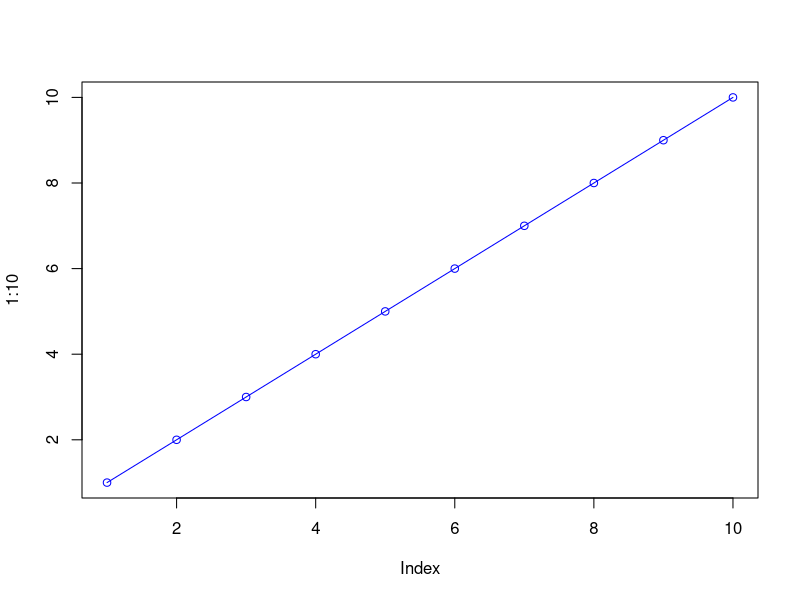
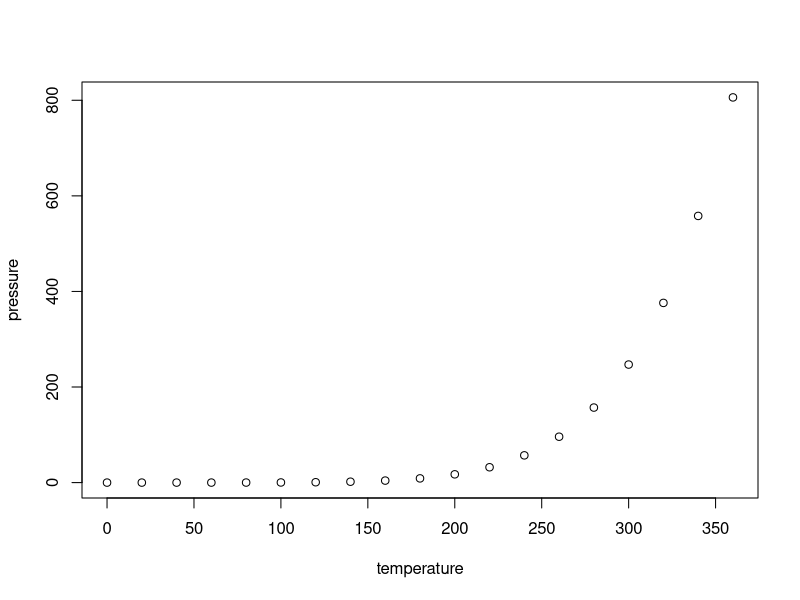

These figures' R source, in order:
## ---- chunk 1
knitr::opts_chunk$set(echo = TRUE)
## ---- chunk 2
plot(1:10, typ="o", col="blue")
## ---- chunk 3
summary(cars)
## ---- chunk 4
plot(pressure)
